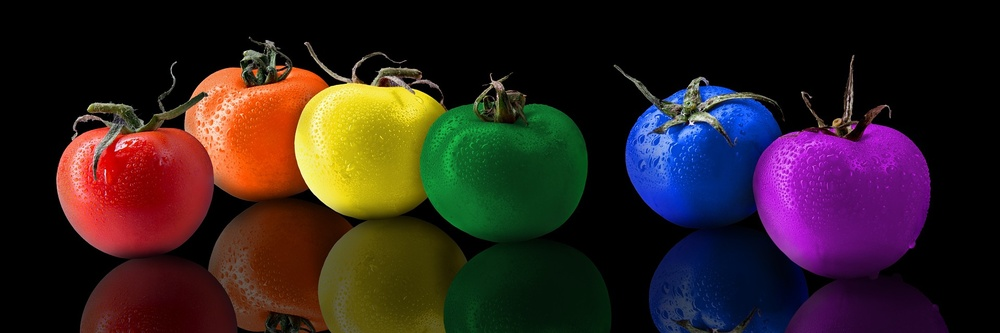
#> input picture 03장 데이터 형식과 연산/예제 03.11 사전 사용 예/tomato.jpg, 1000 x 333 px, shrunk from 1920 x 640 before the run
$ python main.py
#> lines starting #> are read from the running program, lines starting #| are printed output that depends on the picture; after the words box and inside, x2 and y2 are one past the last pixel; in counts of white or black regions, pixels touching at a corner belong together
import cv2

# 실행을 위한 추가 코드
img = cv2.imread("tomato.jpg")
#> img is the input picture: shape (333, 1000, 3); mean B, G, R 31.8, 32.8, 48.3

COLOR_CODE = {
    "yellow": [(20, 100, 100), (33, 255, 255)],
    "green": [(41, 100, 100), (70, 255, 255)],
    "blue": [(90, 100, 100), (150, 100, 255)],
}

result = cv2.inRange(img, COLOR_CODE["yellow"][0], COLOR_CODE["yellow"][1])
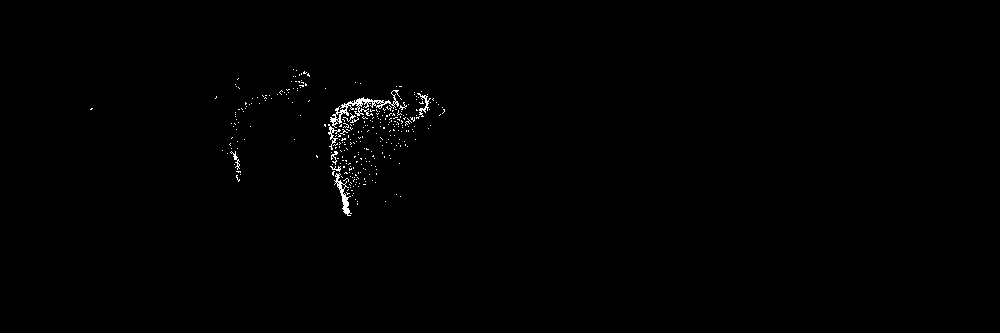
#> result: shape (333, 1000); 0.52% white in thin lines or dots, all inside (x1, y1, x2, y2) = (90, 69, 445, 216)

# 실행을 위한 추가 코드
cv2.imshow("result", result)
cv2.waitKey(0)
